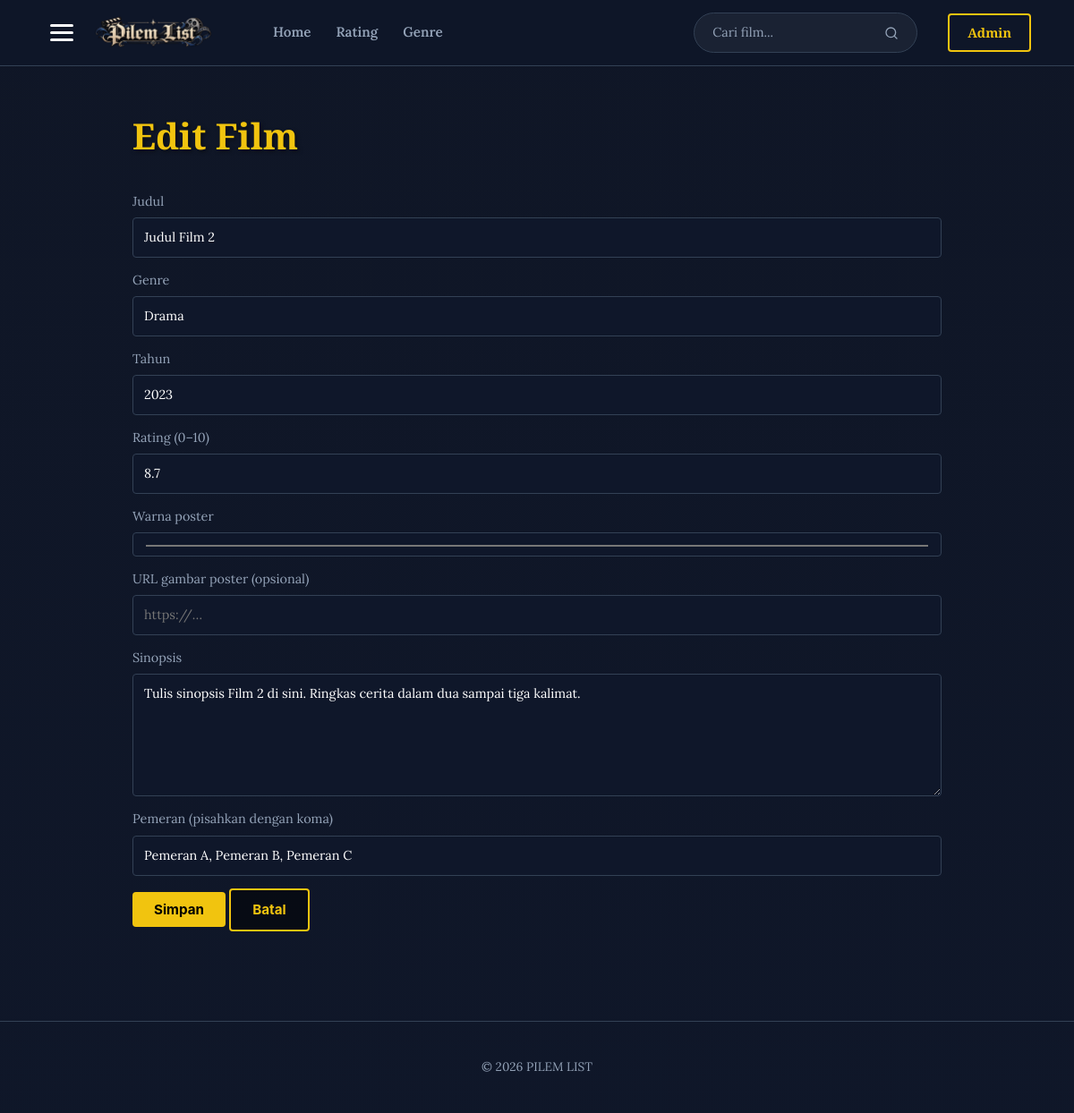
The page /admin/form.php?id=2 (signed in) on the database as committed earlier.
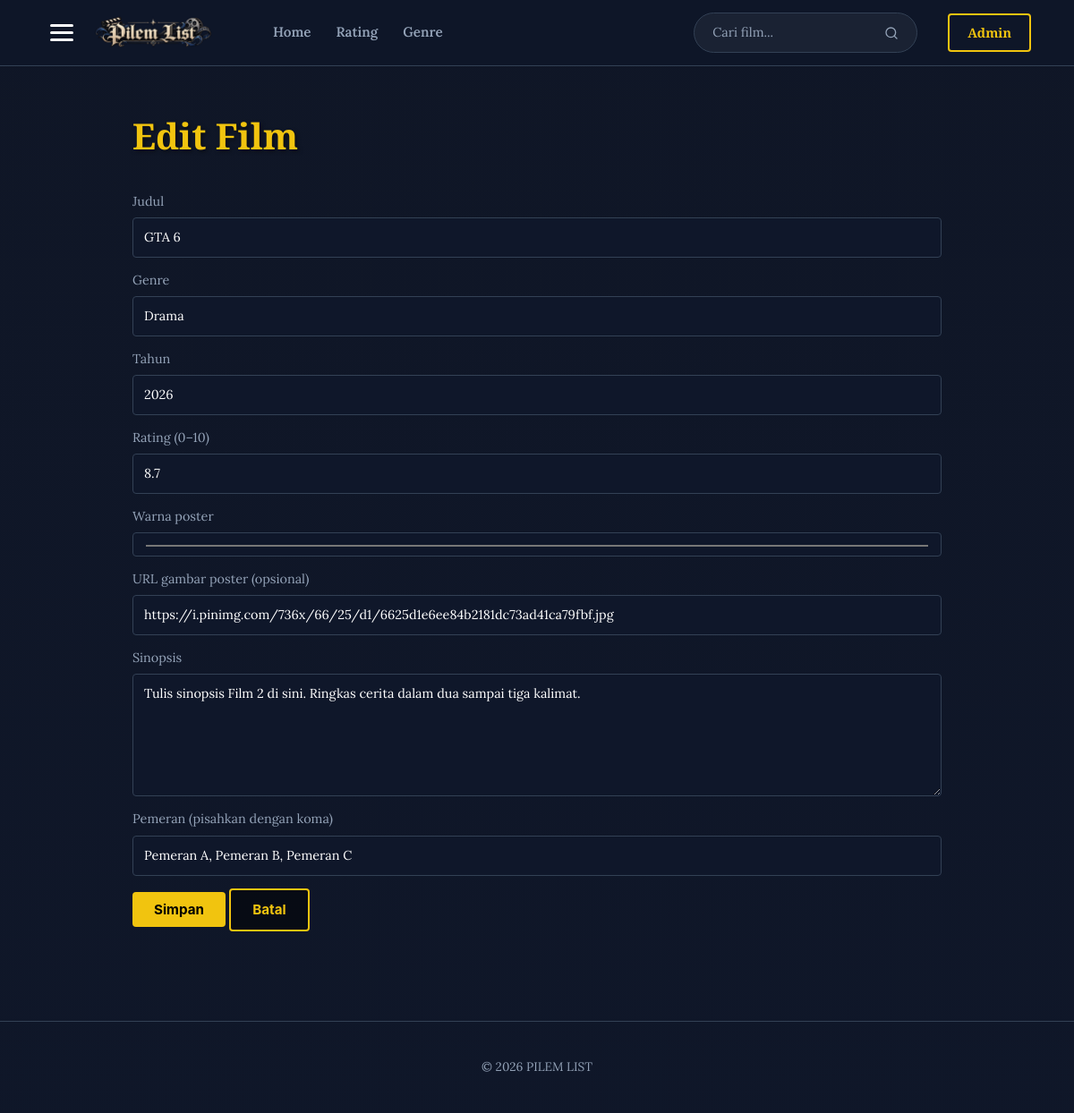
The same page on the database as committed later.
### tables this page shows
CREATE TABLE films (
    id INTEGER PRIMARY KEY AUTOINCREMENT,
    title TEXT NOT NULL,
    genre TEXT NOT NULL,
    rating REAL NOT NULL DEFAULT 0,
    year INTEGER,
    synopsis TEXT,
    cast_list TEXT,
    color TEXT NOT NULL DEFAULT '#9b1c2c',
    poster_url TEXT,
    created_at TEXT NOT NULL DEFAULT CURRENT_TIMESTAMP
);

### config.php (called while the page is built, shortened)
<?php
function e($v) { return htmlspecialchars((string)$v, ENT_QUOTES, 'UTF-8'); }

### admin/form.php (the view, shortened to what this page needs)
<?php
require __DIR__ . '/../config.php';
$id = (int)($_GET['id'] ?? $_POST['id'] ?? 0);
$data = ['title'=>'','genre'=>'','rating'=>'','year'=>'','synopsis'=>'','cast_list'=>'','color'=>'#9b1c2c','poster_url'=>''];
if ($id) {
    $st = $pdo->prepare("SELECT * FROM films WHERE id = ?");
    $st->execute([$id]);
    $row = $st->fetch();
    $data = array_merge($data, array_map(fn($v) => $v ?? '', $row));
}
$title = $id ? 'Edit Film' : 'Tambah Film';
require __DIR__ . '/../includes/header.php';
?>
<div class="page wide">
  <h1><?= e($title) ?></h1>
  <form method="post" class="frm">
    <label>Judul<input type="text" name="title" value="<?= e($data['title']) ?>" required></label>
    <div class="two">
      <label>Genre<input type="text" name="genre" value="<?= e($data['genre']) ?>" required></label>
      <label>Tahun<input type="number" name="year" value="<?= e($data['year']) ?>" min="1888" max="2100"></label>
    </div>
    <div class="two">
      <label>Rating (0–10)<input type="number" name="rating" step="0.1" min="0" max="10" value="<?= e($data['rating']) ?>" required></label>
      <label>Warna poster<input type="color" name="color" value="<?= e($data['color']) ?>"></label>
    </div>
    <label>URL gambar poster (opsional)<input type="url" name="poster_url" value="<?= e($data['poster_url']) ?>" placeholder="https://…"></label>
    <label>Sinopsis<textarea name="synopsis" rows="5"><?= e($data['synopsis']) ?></textarea></label>
    <label>Pemeran (pisahkan dengan koma)<input type="text" name="cast_list" value="<?= e($data['cast_list']) ?>" placeholder="Nama A, Nama B, Nama C"></label>
    <div>
      <button class="btn" type="submit">Simpan</button>
      <a class="btn g" href="index.php">Batal</a>
    </div>
  </form>
</div>
<?php require __DIR__ . '/../includes/footer.php'; ?>

Rows that differ between the two databases and show on the page:
changed films "Drama": title "Judul Film 2" → "GTA 6"; year "2023" → "2026"; poster_url (not shown) → "https://i.pinimg.com/736x/66/25/d1/6625d1e6ee84b2181dc73ad41ca79fbf.jpg"
